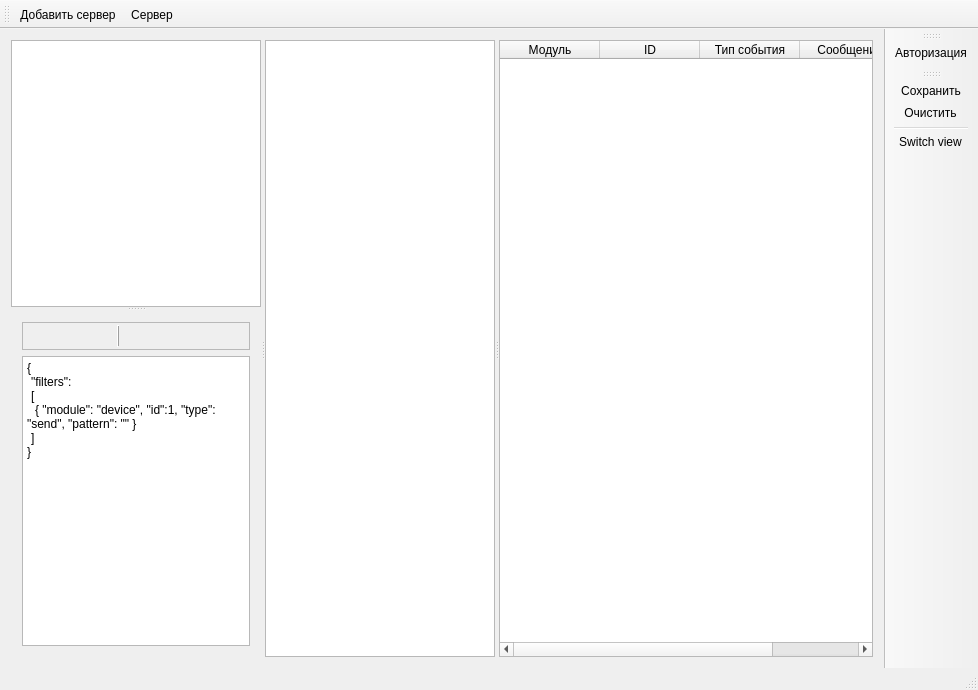
<?xml version="1.0" encoding="UTF-8"?>
<ui version="4.0">
 <class>MainWindow</class>
 <widget class="QMainWindow" name="MainWindow">
  <property name="geometry">
   <rect>
    <x>0</x>
    <y>0</y>
    <width>978</width>
    <height>690</height>
   </rect>
  </property>
  <property name="windowTitle">
   <string>MainWindow</string>
  </property>
  <widget class="QWidget" name="centralWidget">
   <layout class="QVBoxLayout" name="verticalLayout_2">
    <item>
     <widget class="QSplitter" name="splitter_2">
      <property name="orientation">
       <enum>Qt::Horizontal</enum>
      </property>
      <widget class="QSplitter" name="splitter">
       <property name="orientation">
        <enum>Qt::Vertical</enum>
       </property>
       <widget class="QTreeView" name="treeView">
        <property name="sizePolicy">
         <sizepolicy hsizetype="Preferred" vsizetype="Expanding">
          <horstretch>0</horstretch>
          <verstretch>0</verstretch>
         </sizepolicy>
        </property>
       </widget>
       <widget class="QWidget" name="layoutWidget">
        <layout class="QVBoxLayout" name="verticalLayout">
         <item>
          <widget class="QFrame" name="frame">
           <property name="frameShape">
            <enum>QFrame::StyledPanel</enum>
           </property>
           <layout class="QHBoxLayout" name="horizontalLayout">
            <property name="leftMargin">
             <number>2</number>
            </property>
            <property name="topMargin">
             <number>2</number>
            </property>
            <property name="rightMargin">
             <number>2</number>
            </property>
            <property name="bottomMargin">
             <number>2</number>
            </property>
            <item>
             <widget class="QPushButton" name="bnOpenFilter">
              <property name="sizePolicy">
               <sizepolicy hsizetype="Fixed" vsizetype="Fixed">
                <horstretch>0</horstretch>
                <verstretch>0</verstretch>
               </sizepolicy>
              </property>
              <property name="text">
               <string/>
              </property>
              <property name="icon">
               <iconset resource="../../global/resourses/res.qrc">
                <normaloff>:/my_icons/icons/011-folder.png</normaloff>:/my_icons/icons/011-folder.png</iconset>
              </property>
              <property name="iconSize">
               <size>
                <width>24</width>
                <height>24</height>
               </size>
              </property>
              <property name="checked">
               <bool>false</bool>
              </property>
              <property name="flat">
               <bool>true</bool>
              </property>
             </widget>
            </item>
            <item>
             <widget class="QPushButton" name="bnSaveFilter">
              <property name="sizePolicy">
               <sizepolicy hsizetype="Fixed" vsizetype="Fixed">
                <horstretch>0</horstretch>
                <verstretch>0</verstretch>
               </sizepolicy>
              </property>
              <property name="text">
               <string/>
              </property>
              <property name="icon">
               <iconset resource="../../global/resourses/res.qrc">
                <normaloff>:/my_icons/icons/036-diskette-3.png</normaloff>:/my_icons/icons/036-diskette-3.png</iconset>
              </property>
              <property name="iconSize">
               <size>
                <width>24</width>
                <height>24</height>
               </size>
              </property>
              <property name="flat">
               <bool>true</bool>
              </property>
             </widget>
            </item>
            <item>
             <widget class="QFrame" name="frame_2">
              <property name="frameShape">
               <enum>QFrame::VLine</enum>
              </property>
              <property name="frameShadow">
               <enum>QFrame::Raised</enum>
              </property>
             </widget>
            </item>
            <item>
             <widget class="QPushButton" name="bnSaveFilter_2">
              <property name="sizePolicy">
               <sizepolicy hsizetype="Fixed" vsizetype="Fixed">
                <horstretch>0</horstretch>
                <verstretch>0</verstretch>
               </sizepolicy>
              </property>
              <property name="text">
               <string/>
              </property>
              <property name="iconSize">
               <size>
                <width>24</width>
                <height>24</height>
               </size>
              </property>
              <property name="flat">
               <bool>true</bool>
              </property>
             </widget>
            </item>
            <item>
             <spacer name="horizontalSpacer">
              <property name="orientation">
               <enum>Qt::Horizontal</enum>
              </property>
              <property name="sizeHint" stdset="0">
               <size>
                <width>40</width>
                <height>20</height>
               </size>
              </property>
             </spacer>
            </item>
            <item>
             <widget class="QPushButton" name="bnApplyFilter">
              <property name="sizePolicy">
               <sizepolicy hsizetype="Fixed" vsizetype="Fixed">
                <horstretch>0</horstretch>
                <verstretch>0</verstretch>
               </sizepolicy>
              </property>
              <property name="styleSheet">
               <string notr="true">background-color: rgb(255, 67, 38);</string>
              </property>
              <property name="text">
               <string/>
              </property>
              <property name="icon">
               <iconset resource="../../global/resourses/res.qrc">
                <normaloff>:/my_icons/icons/019-fire.png</normaloff>:/my_icons/icons/019-fire.png</iconset>
              </property>
              <property name="iconSize">
               <size>
                <width>24</width>
                <height>24</height>
               </size>
              </property>
              <property name="checkable">
               <bool>true</bool>
              </property>
              <property name="checked">
               <bool>false</bool>
              </property>
              <property name="flat">
               <bool>true</bool>
              </property>
             </widget>
            </item>
           </layout>
          </widget>
         </item>
         <item>
          <widget class="QTextEdit" name="textEventFilter">
           <property name="html">
            <string>&lt;!DOCTYPE HTML PUBLIC &quot;-//W3C//DTD HTML 4.0//EN&quot; &quot;http://www.w3.org/TR/REC-html40/strict.dtd&quot;&gt;
&lt;html&gt;&lt;head&gt;&lt;meta name=&quot;qrichtext&quot; content=&quot;1&quot; /&gt;&lt;style type=&quot;text/css&quot;&gt;
p, li { white-space: pre-wrap; }
&lt;/style&gt;&lt;/head&gt;&lt;body style=&quot; font-family:'Sans Serif'; font-size:9pt; font-weight:400; font-style:normal;&quot;&gt;
&lt;p style=&quot; margin-top:0px; margin-bottom:0px; margin-left:0px; margin-right:0px; -qt-block-indent:0; text-indent:0px;&quot;&gt;{&lt;/p&gt;
&lt;p style=&quot; margin-top:0px; margin-bottom:0px; margin-left:0px; margin-right:0px; -qt-block-indent:0; text-indent:0px;&quot;&gt;	&amp;quot;filters&amp;quot;:&lt;/p&gt;
&lt;p style=&quot; margin-top:0px; margin-bottom:0px; margin-left:0px; margin-right:0px; -qt-block-indent:0; text-indent:0px;&quot;&gt;	[	&lt;/p&gt;
&lt;p style=&quot; margin-top:0px; margin-bottom:0px; margin-left:0px; margin-right:0px; -qt-block-indent:0; text-indent:0px;&quot;&gt;		{ &amp;quot;module&amp;quot;: &amp;quot;device&amp;quot;, &amp;quot;id&amp;quot;:1, &amp;quot;type&amp;quot;: &amp;quot;send&amp;quot;, &amp;quot;pattern&amp;quot;: &amp;quot;&amp;quot; }&lt;/p&gt;
&lt;p style=&quot; margin-top:0px; margin-bottom:0px; margin-left:0px; margin-right:0px; -qt-block-indent:0; text-indent:0px;&quot;&gt;	]&lt;/p&gt;
&lt;p style=&quot; margin-top:0px; margin-bottom:0px; margin-left:0px; margin-right:0px; -qt-block-indent:0; text-indent:0px;&quot;&gt;}&lt;/p&gt;&lt;/body&gt;&lt;/html&gt;</string>
           </property>
           <property name="tabStopWidth">
            <number>4</number>
           </property>
          </widget>
         </item>
        </layout>
       </widget>
      </widget>
      <widget class="QTextEdit" name="textLog">
       <property name="font">
        <font>
         <family>Courier New</family>
         <pointsize>10</pointsize>
        </font>
       </property>
       <property name="html">
        <string>&lt;!DOCTYPE HTML PUBLIC &quot;-//W3C//DTD HTML 4.0//EN&quot; &quot;http://www.w3.org/TR/REC-html40/strict.dtd&quot;&gt;
&lt;html&gt;&lt;head&gt;&lt;meta name=&quot;qrichtext&quot; content=&quot;1&quot; /&gt;&lt;style type=&quot;text/css&quot;&gt;
p, li { white-space: pre-wrap; }
&lt;/style&gt;&lt;/head&gt;&lt;body style=&quot; font-family:'Courier New'; font-size:10pt; font-weight:400; font-style:normal;&quot;&gt;
&lt;p style=&quot;-qt-paragraph-type:empty; margin-top:0px; margin-bottom:0px; margin-left:0px; margin-right:0px; -qt-block-indent:0; text-indent:0px;&quot;&gt;&lt;br /&gt;&lt;/p&gt;&lt;/body&gt;&lt;/html&gt;</string>
       </property>
      </widget>
      <widget class="QTableWidget" name="tableLog">
       <property name="sizeAdjustPolicy">
        <enum>QAbstractScrollArea::AdjustToContents</enum>
       </property>
       <property name="editTriggers">
        <set>QAbstractItemView::NoEditTriggers</set>
       </property>
       <property name="alternatingRowColors">
        <bool>true</bool>
       </property>
       <property name="wordWrap">
        <bool>false</bool>
       </property>
       <attribute name="horizontalHeaderCascadingSectionResizes">
        <bool>true</bool>
       </attribute>
       <attribute name="horizontalHeaderStretchLastSection">
        <bool>true</bool>
       </attribute>
       <attribute name="verticalHeaderCascadingSectionResizes">
        <bool>true</bool>
       </attribute>
       <attribute name="verticalHeaderStretchLastSection">
        <bool>true</bool>
       </attribute>
       <column>
        <property name="text">
         <string>Модуль</string>
        </property>
       </column>
       <column>
        <property name="text">
         <string>ID</string>
        </property>
       </column>
       <column>
        <property name="text">
         <string>Тип события</string>
        </property>
       </column>
       <column>
        <property name="text">
         <string>Сообщение</string>
        </property>
       </column>
      </widget>
     </widget>
    </item>
   </layout>
  </widget>
  <widget class="QMenuBar" name="menuBar">
   <property name="geometry">
    <rect>
     <x>0</x>
     <y>0</y>
     <width>978</width>
     <height>22</height>
    </rect>
   </property>
  </widget>
  <widget class="QToolBar" name="mainToolBar">
   <attribute name="toolBarArea">
    <enum>TopToolBarArea</enum>
   </attribute>
   <attribute name="toolBarBreak">
    <bool>false</bool>
   </attribute>
   <addaction name="actionAddServer"/>
   <addaction name="actionStartStopServer"/>
  </widget>
  <widget class="QStatusBar" name="statusBar"/>
  <widget class="QToolBar" name="toolBarAuth">
   <property name="windowTitle">
    <string>Authorization</string>
   </property>
   <property name="iconSize">
    <size>
     <width>24</width>
     <height>24</height>
    </size>
   </property>
   <attribute name="toolBarArea">
    <enum>RightToolBarArea</enum>
   </attribute>
   <attribute name="toolBarBreak">
    <bool>false</bool>
   </attribute>
   <addaction name="actionAuth"/>
  </widget>
  <widget class="QToolBar" name="toolBarLog">
   <property name="windowTitle">
    <string>toolBar_2</string>
   </property>
   <attribute name="toolBarArea">
    <enum>RightToolBarArea</enum>
   </attribute>
   <attribute name="toolBarBreak">
    <bool>false</bool>
   </attribute>
   <addaction name="actionSaveLog"/>
   <addaction name="actionClearLog"/>
   <addaction name="separator"/>
   <addaction name="actionSwitchView"/>
  </widget>
  <action name="actionSaveLog">
   <property name="icon">
    <iconset resource="../../global/resourses/res.qrc">
     <normaloff>:/my_icons/icons/012-diskette.png</normaloff>:/my_icons/icons/012-diskette.png</iconset>
   </property>
   <property name="text">
    <string>Сохранить</string>
   </property>
  </action>
  <action name="actionApplyFilter">
   <property name="checkable">
    <bool>true</bool>
   </property>
   <property name="icon">
    <iconset resource="../../global/resourses/res.qrc">
     <normaloff>:/iconixar/icons/iconixar/filter.png</normaloff>:/iconixar/icons/iconixar/filter.png</iconset>
   </property>
   <property name="text">
    <string>Применить фильтр</string>
   </property>
   <property name="toolTip">
    <string>Применить фильтр</string>
   </property>
  </action>
  <action name="actionStartStopServer">
   <property name="icon">
    <iconset resource="../../global/resourses/res.qrc">
     <normaloff>:/iconixar/icons/iconixar/play.png</normaloff>:/iconixar/icons/iconixar/play.png</iconset>
   </property>
   <property name="text">
    <string>Сервер</string>
   </property>
  </action>
  <action name="actionAddServer">
   <property name="icon">
    <iconset resource="../../global/resourses/res.qrc">
     <normaloff>:/my_icons/icons/020-feedback.png</normaloff>:/my_icons/icons/020-feedback.png</iconset>
   </property>
   <property name="text">
    <string>Добавить сервер</string>
   </property>
  </action>
  <action name="actionLoadFilter">
   <property name="icon">
    <iconset resource="../../global/resourses/res.qrc">
     <normaloff>:/my_icons/icons/011-folder.png</normaloff>:/my_icons/icons/011-folder.png</iconset>
   </property>
   <property name="text">
    <string>Открыть фильтра</string>
   </property>
   <property name="toolTip">
    <string>Открыть файл с текстом фильтра</string>
   </property>
  </action>
  <action name="actionClearLog">
   <property name="checked">
    <bool>false</bool>
   </property>
   <property name="icon">
    <iconset>
     <normalon>:/iconixar/icons/iconixar/remove.png</normalon>
    </iconset>
   </property>
   <property name="text">
    <string>Очистить</string>
   </property>
   <property name="autoRepeat">
    <bool>false</bool>
   </property>
  </action>
  <action name="actionAuth">
   <property name="icon">
    <iconset resource="../../global/resourses/res.qrc">
     <normaloff>:/my_icons/icons/004-lock.png</normaloff>:/my_icons/icons/004-lock.png</iconset>
   </property>
   <property name="text">
    <string>Авторизация</string>
   </property>
  </action>
  <action name="actionSaveFilter">
   <property name="icon">
    <iconset resource="../../global/resourses/res.qrc">
     <normaloff>:/my_icons/icons/035-diskette-2.png</normaloff>:/my_icons/icons/035-diskette-2.png</iconset>
   </property>
   <property name="text">
    <string>saveFilter</string>
   </property>
  </action>
  <action name="actionSwitchView">
   <property name="checkable">
    <bool>true</bool>
   </property>
   <property name="icon">
    <iconset resource="../../global/resourses/res.qrc">
     <normaloff>:/my_icons/icons/022-page.png</normaloff>:/my_icons/icons/022-page.png</iconset>
   </property>
   <property name="text">
    <string>Switch view</string>
   </property>
  </action>
 </widget>
 <layoutdefault spacing="6" margin="11"/>
 <resources>
  <include location="../../global/resourses/res.qrc"/>
 </resources>
 <connections>
  <connection>
   <sender>bnSaveFilter</sender>
   <signal>clicked()</signal>
   <receiver>actionSaveFilter</receiver>
   <slot>trigger()</slot>
   <hints>
    <hint type="sourcelabel">
     <x>67</x>
     <y>354</y>
    </hint>
    <hint type="destinationlabel">
     <x>-1</x>
     <y>-1</y>
    </hint>
   </hints>
  </connection>
  <connection>
   <sender>bnApplyFilter</sender>
   <signal>clicked()</signal>
   <receiver>actionApplyFilter</receiver>
   <slot>trigger()</slot>
   <hints>
    <hint type="sourcelabel">
     <x>446</x>
     <y>354</y>
    </hint>
    <hint type="destinationlabel">
     <x>-1</x>
     <y>-1</y>
    </hint>
   </hints>
  </connection>
  <connection>
   <sender>bnOpenFilter</sender>
   <signal>clicked()</signal>
   <receiver>actionLoadFilter</receiver>
   <slot>trigger()</slot>
   <hints>
    <hint type="sourcelabel">
     <x>30</x>
     <y>354</y>
    </hint>
    <hint type="destinationlabel">
     <x>-1</x>
     <y>-1</y>
    </hint>
   </hints>
  </connection>
 </connections>
</ui>
